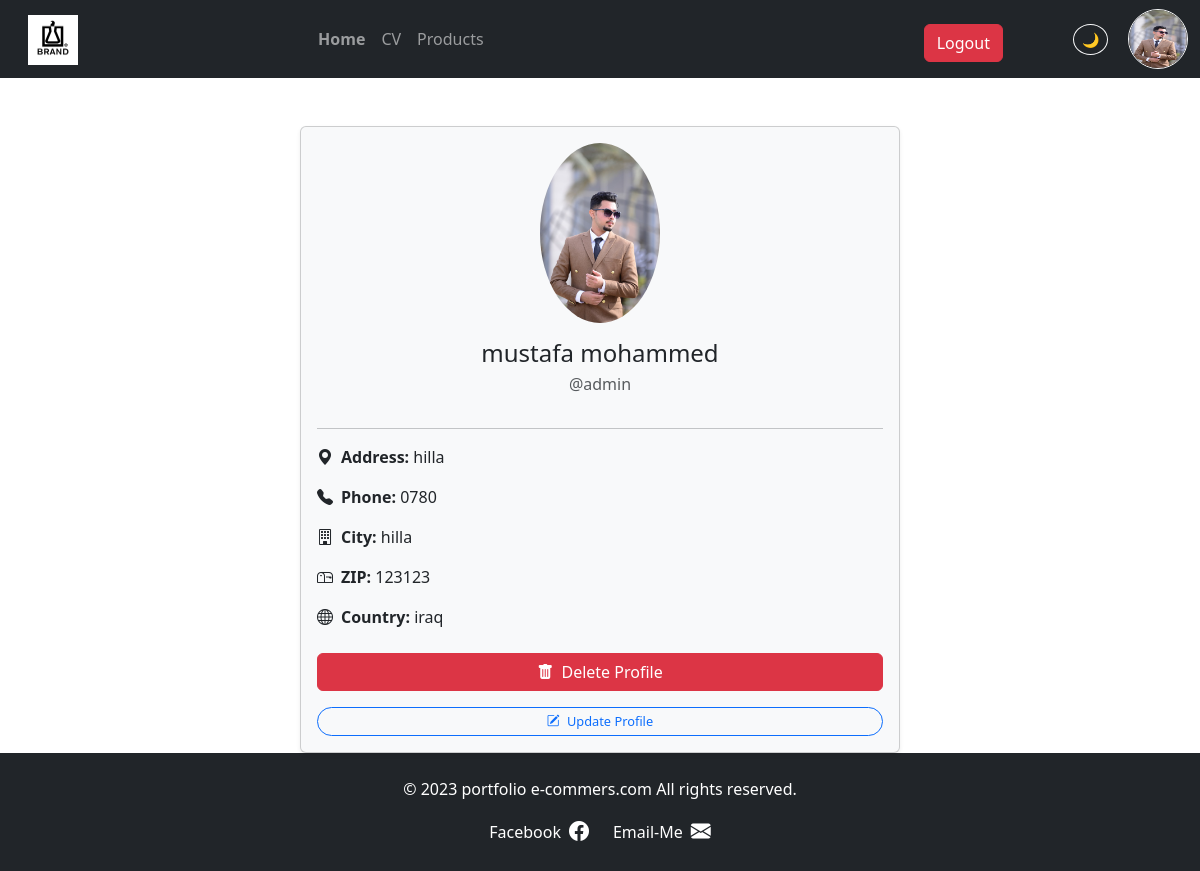
/profile/ (signed in), run on the app's committed database.
### userpage/models.py (models this page shows, shortened)
class Profile(models.Model):
    user = models.OneToOneField(User, on_delete=models.CASCADE)
    city = models.CharField(max_length=100, blank=True, null=True)
    country = models.CharField(max_length=100, blank=True, null=True)
    phone_number = models.CharField(max_length=15, blank=True, null=True)
    zip_code = models.CharField(max_length=10, blank=True, null=True)
    full_name = models.CharField(max_length=255, blank=True, null=True)
    address = models.TextField(max_length= 20 ,blank=True, null=True)
    profile_picture = models.ImageField(default='images/profilepic.png', upload_to='profile_pictures/', blank=True, null=True)

### userpage/views.py (the view)
# urls.py: path('profile/', include('userpage.urls')),
@login_required(login_url='login')  # Redirects to login if user is not authenticated
def profile(request):
    user_profile = Profile.objects.get(user=request.user)
    return render(request, 'profile.html', {
        'profile': user_profile,
        'form': ProfileForm
    })

### templates/profile.html (shortened to what this page needs)
{% extends 'base.html' %}
{% load static %}
{% block content %}
<body>
  <div class="container mt-5">
  <div class="card shadow-sm mx-auto" style="max-width: 600px;">
    <div class="card-body text-center">
      <div class="d-flex justify-content-center mb-3">
        {% if profile.profile_picture and profile.profile_picture.url %}
          <img src="{{ profile.profile_picture.url }}" alt="Profile Picture" class="rounded-circle" width="120">
          {% else %}
          <img src="{% static 'images/default-avatar.png' %}" alt="Default Avatar" class="rounded-circle" width="120">
           {% endif %}
      </div>
      <h4 class="card-title mb-1">{{ profile.full_name|default:profile.user.username }}</h4>
      <p class="text-muted">@{{ profile.user.username }}</p>
      <hr>
      <div class="text-start">
        <p><i class="bi bi-geo-alt-fill me-2"></i><strong>Address:</strong> {{ profile.address }}</p>
        <p><i class="bi bi-telephone-fill me-2"></i><strong>Phone:</strong> {{ profile.phone_number }}</p>
        <p><i class="bi bi-building me-2"></i><strong>City:</strong> {{ profile.city }}</p>
        <p><i class="bi bi-mailbox me-2"></i><strong>ZIP:</strong> {{ profile.zip_code }}</p>
        <p><i class="bi bi-globe me-2"></i><strong>Country:</strong> {{ profile.country }}</p>
      <form action="{% url 'delete_profile' %}" method="POST" onsubmit="return confirm('Are you sure you want to delete your profile? This cannot be undone.');">
        <button type="submit" class="btn btn-danger w-100 mt-2">
       <i class="bi bi-trash-fill me-1"></i> Delete Profile
      </button>
      </form>
      </div>
      <a href="{% url 'update_profile' %}" class="btn btn-outline-primary mt-3">
        <i class="bi bi-pencil-square me-1"></i> Update Profile
      </a>
    </div>
  </div>
</div>
</body>
{% endblock content %}

### templates/base.html (shortened to what this page needs)
{% load static %}
<!DOCTYPE html>
<html lang="en">
<head>
    <link href="https://cdn.jsdelivr.net/npm/bootstrap@5.3.3/dist/css/bootstrap.min.css" rel="stylesheet">
    <link href="{% static 'css/homestyle.css' %}" rel="stylesheet">
    <link  href="{% static 'css/procard.css' %}" rel="stylesheet">
    <link  href="{% static 'css/darkmode.css' %}" rel="stylesheet">
    <link rel="stylesheet" href="https://cdn.jsdelivr.net/npm/bootstrap-icons@1.10.5/font/bootstrap-icons.css">
</head>
<body >
    {% block header %}
   <nav class="navbar navbar-expand-lg navbar-dark bg-dark animated-shadow">
  <div class="container-fluid">
    <a class="navbar-brand ms-3" href="{% url 'home' %}">
        <img src="{% static 'images/brand.png' %}" alt="brand logo" width="50" height="50" class="d-inline-block align-text-top">
    </a>
    <div class="collapse navbar-collapse" id="navbarNav">
      <ul class="navbar-nav mx-auto">
        <li class="nav-item">
          <a class="nav-link fw-bold fs-6" href="{% url 'home' %}">Home</a>
        </li>
        <li class="nav-item">
          <a class="nav-link" href="{% url 'cv' %}">CV</a>
        </li>
        <li class="nav-item">
          <a class="nav-link" href="{% url 'products' %}">Products</a>
        </li>
      </ul>
      <div class="d-flex align-items-center ms-auto">
         <div class="text-center mt-3">
  <a href="{% url 'logout' %}" class="d-flex btn btn-danger w-70" style="margin-right: 70px; margin-bottom: 8px;">Logout</a>
</div>
         <button id="theme-toggle" class="btn btn-sm btn-outline-secondary ms-auto rounded-circle border border-light" style="margin-right: 20px;">
    🌙
  </button>
   <a href="{% url 'profile' %}">
      {% if request.user.profile.profile_picture %}
        <img src="{{ request.user.profile.profile_picture.url }}" alt="Profile"
            width="60" height="60"
            class="rounded-circle border border-light">
      {% else %}
        <img src="{% static 'images/profilepic.png' %}" alt="Default Profile"
            width="60" height="60"
            class="rounded-circle border border-light">
      {% endif %}
    </a>
    </div>
  </div>
   </nav>
    {% endblock header %}
    {% block content %}
    {% endblock %}
   {% block footer %}
  <footer class="bg-dark text-white text-center py-4 mt-auto">
    <div class="container">
      <p class="mb-3">&copy; 2023 portfolio e-commers.com All rights reserved.</p>
      <div class="d-flex justify-content-center gap-4">
        <a href="https://facebook.com/mstfy.almarnz.703904" target="_blank" class="text-white text-decoration-none d-flex align-items-center gap-2">
          <span>Facebook</span><i class="bi bi-facebook fs-5"></i>
        </a>
        <a href="https://mail.google.com/mail/?view=cm&fs=1&to=mustafamafya1@gmail.com" target="_blank" class="text-white text-decoration-none d-flex align-items-center gap-2">
          <span>Email-Me</span><i class="bi bi-envelope-fill fs-5"></i>
        </a>
      </div>
    </div>
  </footer>
{% endblock footer %}
</body>
</html>

### static/css/procard.css (style rules this page uses)
.card-body { flex: 1; display: flex; flex-direction: column; justify-content: space-between; }
.btn-outline-primary { border-radius: 20px; font-size: 0.8rem; padding: 4px 12px; }

### static/css/darkmode.css (style rules this page uses)
:root { --bg-color: #ffffff; --text-color: #212529; --card-bg: #f8f9fa; --card-text: #212529; }
body { background-color: var(--bg-color); color: var(--text-color); transition: background-color 0.3s ease, color 0.3s ease; }
.card { background-color: var(--card-bg); color: var(--card-text); transition: background-color 0.3s ease, color 0.3s ease; }

### templates/base.html (style rules this page uses)
body { display: flex; flex-direction: column; min-height: 100vh; margin: 0; }
footer { background-color: #333; color: white; text-align: center; padding: 10px; }

### data on the page
Profile: profile_picture (picture), full_name "mustafa mohammed", user.username "admin", address "hilla", phone_number "0780", city "hilla", zip_code "123123", country "iraq"
